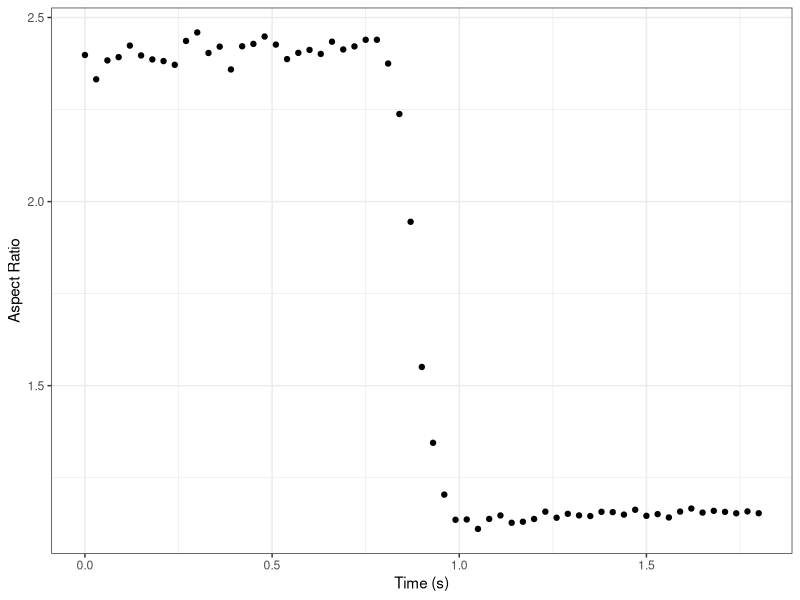
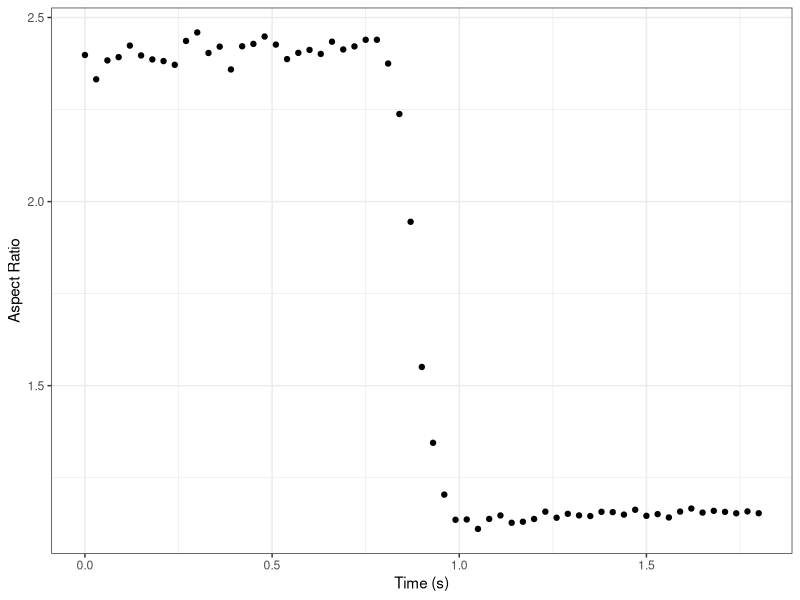
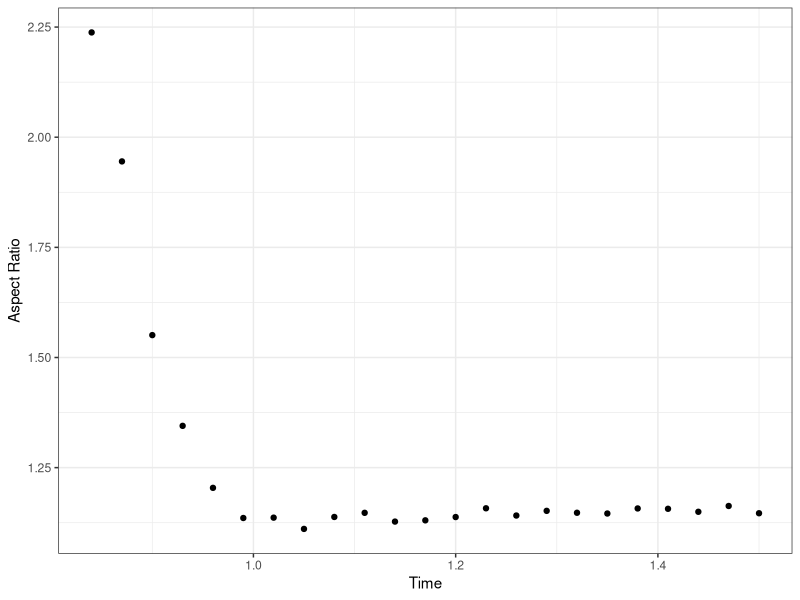
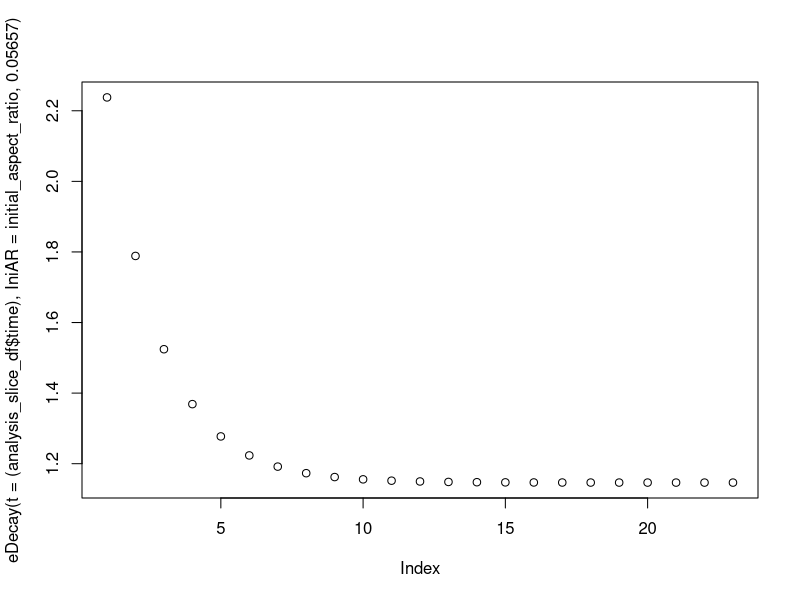
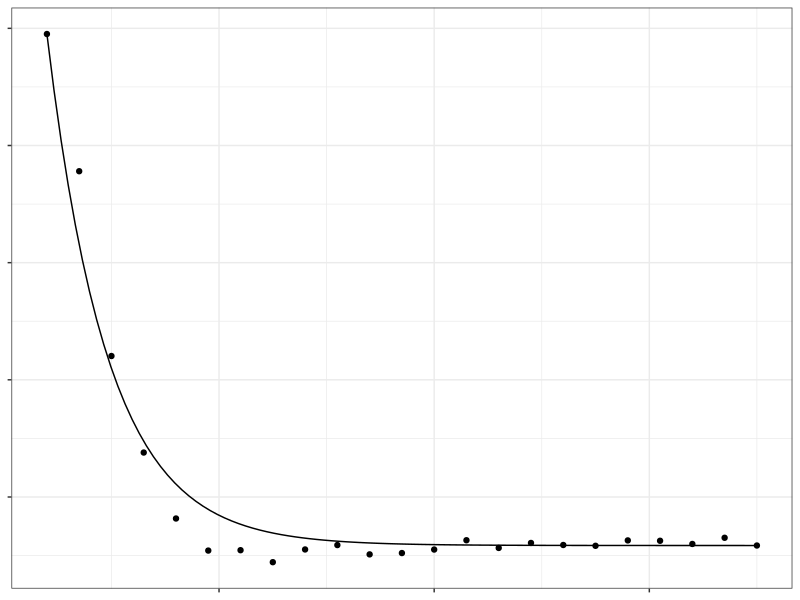
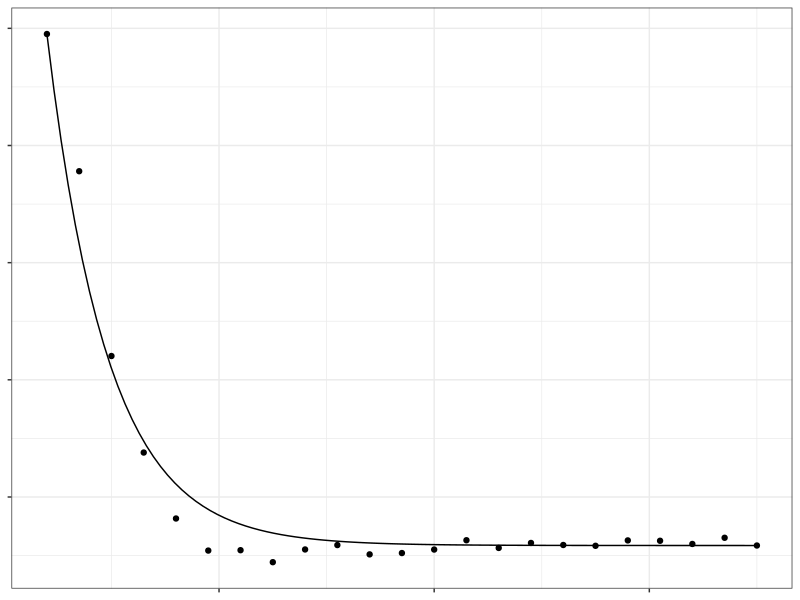

Here is the R script that generated these plots, in order:
# Visualizing droplet coalescence data for liquid-liquid phase separation
# Xavier Castellanos-Girouard, Rini Ravindran Patel
# August 18 2022


# Import libraries
library(dplyr)
library(tidyr)
library(ggplot2)



# Import values
aspect_ratio_raw <- read.csv(file = "aspect_ratio_values.csv", header = FALSE)
major_axis_raw <- read.csv(file = "axis_major_values.csv", header = FALSE)


# Make dataframe from values in pertinent range
aspect_ratio <- data.frame(values = as.numeric(aspect_ratio_raw[1,340:400]))

# Creating time points
timepoints <- seq(0, (nrow(aspect_ratio)-1)*0.03, by = 0.03)

# Adding time points to dataframe
aspect_ratio$time = timepoints
aspect_ratio$major_axis = as.numeric(major_axis_raw[1,340:400])


# Make the plot
plot <- ggplot(data = aspect_ratio,
         mapping = aes(x= time,
                       y= values)) +
  geom_point() +
  theme_bw() +
  xlab("Time (s)") +
  ylab("Aspect Ratio")

dev.new()
plot

pdf("Figure5C_panel1.pdf") 
plot
dev.off()

#### Fitting curve ####


# Keep only the points in the decay curve
time_slice_start = 29
#which(aspect_ratio$time == 0.66)

time_slice_end = 51
#which(aspect_ratio$time == 1.32)

print(paste("Curve Start:", time_slice_start, " | ", "Curve End:", time_slice_end))

# Take the points slice:
analysis_slice_df = aspect_ratio[c(time_slice_start:time_slice_end),]


# plot the slice

# Make the plot
plot <- ggplot() +
  geom_point(data = analysis_slice_df,
             mapping = aes(x= time,
                           y= values)) +
  theme_bw() +
  xlab("Time") +
  ylab("Aspect Ratio")

dev.new()
plot

## Defining the decay curve

# Plot the linear decay slope
initial_aspect_ratio = aspect_ratio$values[time_slice_start] # initial AR
ini_t = aspect_ratio$time[time_slice_start] # Initial time start of decay
final_AR = aspect_ratio$value[time_slice_end] # Final AR

e_num = exp(1) # Eulers number

# Decay Function
eDecay <- function(t, IniAR,tau){final_AR+(IniAR-final_AR)*(e_num**(-(t-ini_t)/tau))}

# Plot decay function
plot(eDecay(t = (analysis_slice_df$time), IniAR = initial_aspect_ratio, 0.05657))



# Make model to find fit tau
fit_model1 <- 
  nls(values ~ eDecay(time, initial_aspect_ratio, tau), 
      data = analysis_slice_df, 
      start = list(tau = 0.05657)) # 0.05657

print(fit_model1) # 0.05657


# Plot model and experimental data
plot2 <- ggplot() +
  geom_point(data = analysis_slice_df,
             mapping = aes(x= time,
                           y= values)) +
  geom_function(fun = eDecay,
                args = list(IniAR = initial_aspect_ratio,
                            tau = 0.05657),
                color = "black") +
  theme_bw() +
  theme(axis.title.x=element_blank(),
        axis.text.x=element_blank(),
        axis.title.y=element_blank(),
        axis.text.y=element_blank())

pdf("Figure5C_panel2.pdf")
plot2
dev.off()


tiff("pub.tiff", units="in", width=5, height=5, res=1200)
plot2
dev.off()